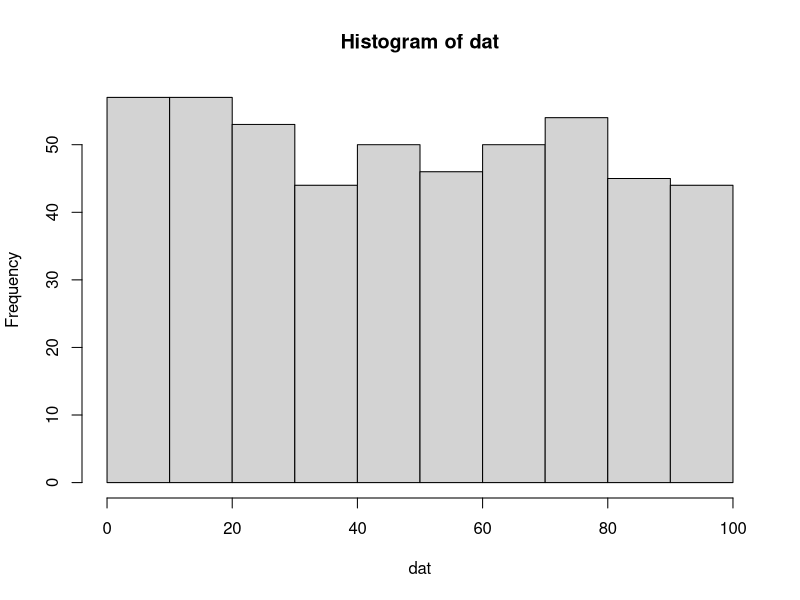
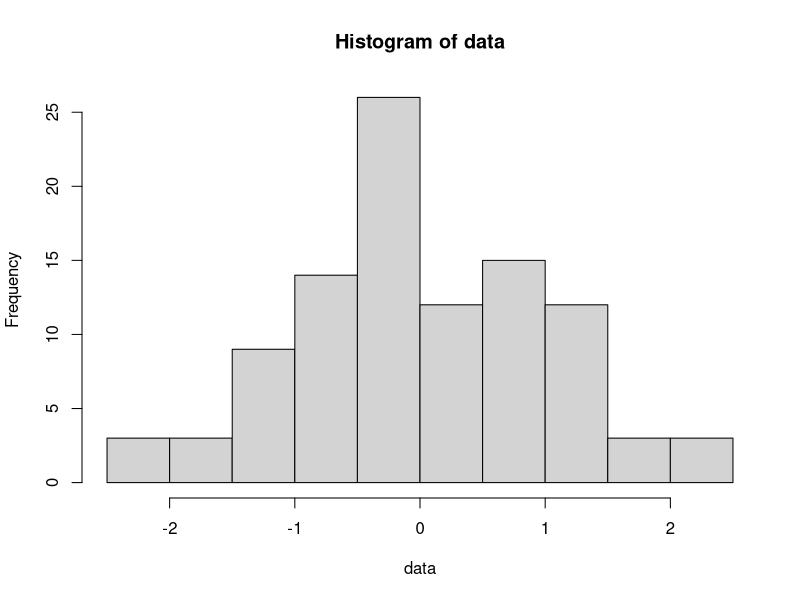

Recreate these plots in R, in order.
# Isabelle Bonegio
# October 2026
# Sample code to test using git in an R project

dat <- runif(500, 0, 100)
hist(dat)

data <- rnorm(100, 0, 1)
hist(data)


Y <- 6
X <- 5 + Y
print(X)
print(Y)
